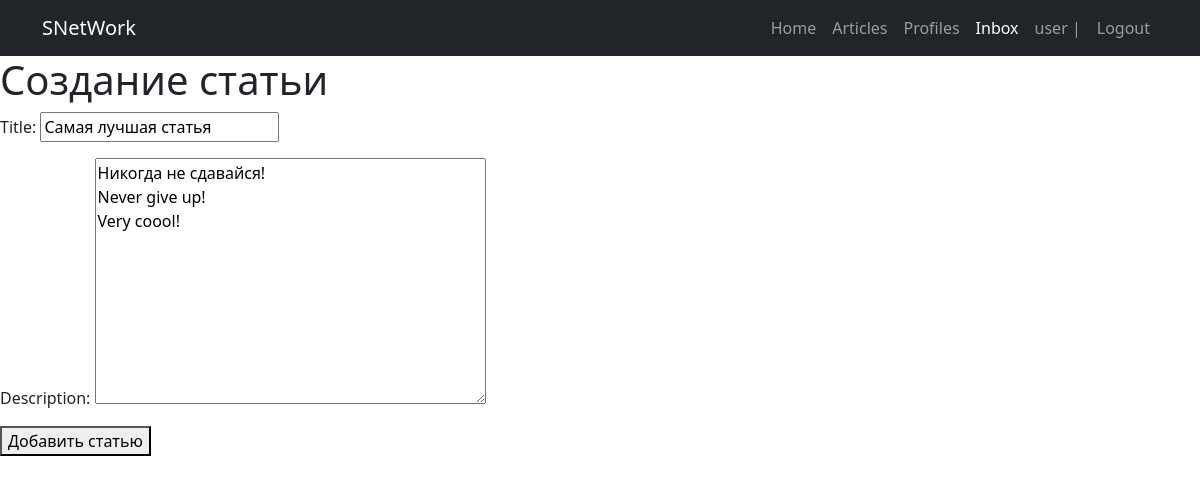
/article/1/edit (signed in), run on the app's committed database.
### profiles/models.py (models this page shows)
class User(AbstractUser):
    photo = models.ImageField(upload_to="profiles/%Y/%m/%d", default="default.jpg",blank=True, null=True)
    date_birth = models.DateTimeField(blank=True, null=True)
    following = models.ManyToManyField('self', related_name='followers', blank=True, symmetrical=False)

### articles/models.py (models this page shows, shortened)
class Articles(models.Model):
    title = models.CharField(max_length=255)
    description = models.TextField()
    author = models.ForeignKey(to=get_user_model(),on_delete=models.CASCADE, related_name='posts')

### articles/views.py (the view, shortened to what this page needs)
# urls.py: path('article/<int:pk>/edit', ArticlesUpdateView.as_view(), name='article-edit'),
class ArticlesUpdateView(UpdateView):
    model = Articles
    template_name = 'articles/article-update.html'
    fields = ['title', 'description', ]

### articles/templates/articles/article-update.html (shortened to what this page needs)
{% extends 'base/index.html' %}
{% block content %}
    <h1> Создание статьи</h1>
<form method="post">
    {{ form.as_p }}
    <button type="submit">Добавить статью</button>
</form>
{% endblock %}

### templates/base/index.html (shortened to what this page needs)
<!DOCTYPE html>
{% load static %}
<html lang="en">
<head>
    <link href=" {% static 'css/styles.css' %}" rel="stylesheet" />
</head>
<body>
        <nav class="navbar navbar-expand-lg navbar-dark bg-dark">
            <div class="container">
                <a class="navbar-brand" href="#!">SNetWork</a>
                <div class="collapse navbar-collapse" id="navbarSupportedContent">
                    <ul class="navbar-nav ms-auto mb-2 mb-lg-0">
                        <li class="nav-item"><a class="nav-link" href="#">Home</a></li>
                        <li class="nav-item"><a class="nav-link" href="{% url 'articles' %}">Articles</a></li>
                        <li class="nav-item"><a class="nav-link" href="{% url 'profiles' %}">Profiles</a></li>
                        <li class="nav-item"><a class="nav-link active" aria-current="page" href="{% url 'inbox' %}">Inbox</a></li>
                        {% if user.is_authenticated %}
                        <li class="nav-item"><a class="nav-link" href="{% url 'profile' user.id %}">{{ user.username }} |</a></li>
                        <li class="nav-item"><a class="nav-link" href="{% url 'logout' %}">Logout</a></li>
                        {% else %}
                        <li class="nav-item"><a class="nav-link" href="{% url 'login' %}">Login</a></li>
                        {% endif %}
                    </ul>
                </div>
            </div>
        </nav>
{% block content %}
{% endblock %}
</body>
</html>

### data on the page
User: username "user"
Articles: title "Самая лучшая статья", description "Никогда не сдавайся! Never give up! Very coool!"
